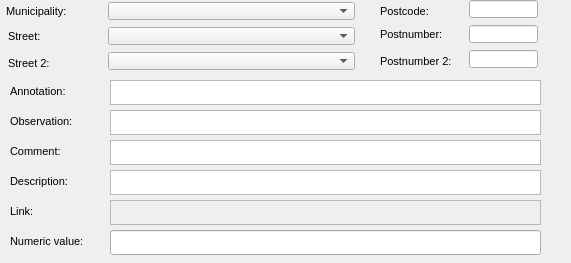
      <widget class="QWidget" name="page_38">
       <property name="geometry">
        <rect>
         <x>0</x>
         <y>0</y>
         <width>571</width>
         <height>263</height>
        </rect>
       </property>
       <attribute name="label">
        <string>Additional information</string>
       </attribute>
       <widget class="QTextEdit" name="comment">
        <property name="geometry">
         <rect>
          <x>110</x>
          <y>140</y>
          <width>431</width>
          <height>25</height>
         </rect>
        </property>
        <property name="frameShadow">
         <enum>QFrame::Sunken</enum>
        </property>
        <property name="lineWidth">
         <number>1</number>
        </property>
       </widget>
       <widget class="QLabel" name="label_comment">
        <property name="geometry">
         <rect>
          <x>10</x>
          <y>140</y>
          <width>90</width>
          <height>22</height>
         </rect>
        </property>
        <property name="font">
         <font>
          <pointsize>8</pointsize>
         </font>
        </property>
        <property name="frameShape">
         <enum>QFrame::NoFrame</enum>
        </property>
        <property name="frameShadow">
         <enum>QFrame::Plain</enum>
        </property>
        <property name="text">
         <string>Comment:</string>
        </property>
        <property name="textFormat">
         <enum>Qt::AutoText</enum>
        </property>
        <property name="scaledContents">
         <bool>false</bool>
        </property>
        <property name="alignment">
         <set>Qt::AlignLeading|Qt::AlignLeft|Qt::AlignVCenter</set>
        </property>
        <property name="margin">
         <number>3</number>
        </property>
       </widget>
       <widget class="QLabel" name="label_annotation">
        <property name="geometry">
         <rect>
          <x>10</x>
          <y>80</y>
          <width>90</width>
          <height>22</height>
         </rect>
        </property>
        <property name="font">
         <font>
          <pointsize>8</pointsize>
         </font>
        </property>
        <property name="frameShape">
         <enum>QFrame::NoFrame</enum>
        </property>
        <property name="frameShadow">
         <enum>QFrame::Plain</enum>
        </property>
        <property name="text">
         <string>Annotation:</string>
        </property>
        <property name="textFormat">
         <enum>Qt::AutoText</enum>
        </property>
        <property name="scaledContents">
         <bool>false</bool>
        </property>
        <property name="alignment">
         <set>Qt::AlignLeading|Qt::AlignLeft|Qt::AlignVCenter</set>
        </property>
        <property name="margin">
         <number>3</number>
        </property>
       </widget>
       <widget class="QTextEdit" name="annotation">
        <property name="geometry">
         <rect>
          <x>110</x>
          <y>80</y>
          <width>431</width>
          <height>25</height>
         </rect>
        </property>
        <property name="frameShape">
         <enum>QFrame::StyledPanel</enum>
        </property>
        <property name="frameShadow">
         <enum>QFrame::Raised</enum>
        </property>
       </widget>
       <widget class="QLabel" name="label_link">
        <property name="geometry">
         <rect>
          <x>10</x>
          <y>200</y>
          <width>90</width>
          <height>22</height>
         </rect>
        </property>
        <property name="font">
         <font>
          <pointsize>8</pointsize>
         </font>
        </property>
        <property name="frameShape">
         <enum>QFrame::NoFrame</enum>
        </property>
        <property name="frameShadow">
         <enum>QFrame::Plain</enum>
        </property>
        <property name="text">
         <string>Link:</string>
        </property>
        <property name="textFormat">
         <enum>Qt::AutoText</enum>
        </property>
        <property name="scaledContents">
         <bool>false</bool>
        </property>
        <property name="alignment">
         <set>Qt::AlignLeading|Qt::AlignLeft|Qt::AlignVCenter</set>
        </property>
        <property name="margin">
         <number>3</number>
        </property>
       </widget>
       <widget class="QLabel" name="label_observ">
        <property name="geometry">
         <rect>
          <x>10</x>
          <y>110</y>
          <width>90</width>
          <height>22</height>
         </rect>
        </property>
        <property name="font">
         <font>
          <pointsize>8</pointsize>
         </font>
        </property>
        <property name="frameShape">
         <enum>QFrame::NoFrame</enum>
        </property>
        <property name="frameShadow">
         <enum>QFrame::Plain</enum>
        </property>
        <property name="text">
         <string>Observation:</string>
        </property>
        <property name="textFormat">
         <enum>Qt::AutoText</enum>
        </property>
        <property name="scaledContents">
         <bool>false</bool>
        </property>
        <property name="alignment">
         <set>Qt::AlignLeading|Qt::AlignLeft|Qt::AlignVCenter</set>
        </property>
        <property name="margin">
         <number>3</number>
        </property>
       </widget>
       <widget class="QTextEdit" name="link">
        <property name="enabled">
         <bool>false</bool>
        </property>
        <property name="geometry">
         <rect>
          <x>110</x>
          <y>200</y>
          <width>431</width>
          <height>25</height>
         </rect>
        </property>
       </widget>
       <widget class="QTextEdit" name="observ">
        <property name="geometry">
         <rect>
          <x>110</x>
          <y>110</y>
          <width>431</width>
          <height>25</height>
         </rect>
        </property>
       </widget>
       <widget class="QLabel" name="label_descript">
        <property name="geometry">
         <rect>
          <x>10</x>
          <y>170</y>
          <width>91</width>
          <height>22</height>
         </rect>
        </property>
        <property name="font">
         <font>
          <pointsize>8</pointsize>
         </font>
        </property>
        <property name="frameShape">
         <enum>QFrame::NoFrame</enum>
        </property>
        <property name="frameShadow">
         <enum>QFrame::Plain</enum>
        </property>
        <property name="text">
         <string>Description:</string>
        </property>
        <property name="textFormat">
         <enum>Qt::AutoText</enum>
        </property>
        <property name="scaledContents">
         <bool>false</bool>
        </property>
        <property name="alignment">
         <set>Qt::AlignLeading|Qt::AlignLeft|Qt::AlignVCenter</set>
        </property>
        <property name="margin">
         <number>3</number>
        </property>
       </widget>
       <widget class="QTextEdit" name="descript">
        <property name="geometry">
         <rect>
          <x>110</x>
          <y>170</y>
          <width>431</width>
          <height>25</height>
         </rect>
        </property>
       </widget>
       <widget class="QLineEdit" name="numvalue">
        <property name="geometry">
         <rect>
          <x>110</x>
          <y>230</y>
          <width>431</width>
          <height>25</height>
         </rect>
        </property>
        <property name="echoMode">
         <enum>QLineEdit::Normal</enum>
        </property>
       </widget>
       <widget class="QLabel" name="label_num_value">
        <property name="geometry">
         <rect>
          <x>10</x>
          <y>230</y>
          <width>90</width>
          <height>22</height>
         </rect>
        </property>
        <property name="font">
         <font>
          <pointsize>8</pointsize>
         </font>
        </property>
        <property name="frameShape">
         <enum>QFrame::NoFrame</enum>
        </property>
        <property name="frameShadow">
         <enum>QFrame::Plain</enum>
        </property>
        <property name="text">
         <string>Numeric value:</string>
        </property>
        <property name="textFormat">
         <enum>Qt::AutoText</enum>
        </property>
        <property name="scaledContents">
         <bool>false</bool>
        </property>
        <property name="alignment">
         <set>Qt::AlignLeading|Qt::AlignLeft|Qt::AlignVCenter</set>
        </property>
        <property name="margin">
         <number>3</number>
        </property>
       </widget>
       <widget class="QLabel" name="label_muni_id">
        <property name="geometry">
         <rect>
          <x>6</x>
          <y>0</y>
          <width>90</width>
          <height>22</height>
         </rect>
        </property>
        <property name="font">
         <font>
          <pointsize>8</pointsize>
         </font>
        </property>
        <property name="frameShape">
         <enum>QFrame::NoFrame</enum>
        </property>
        <property name="frameShadow">
         <enum>QFrame::Plain</enum>
        </property>
        <property name="text">
         <string>Municipality:</string>
        </property>
        <property name="textFormat">
         <enum>Qt::AutoText</enum>
        </property>
        <property name="scaledContents">
         <bool>false</bool>
        </property>
        <property name="alignment">
         <set>Qt::AlignLeading|Qt::AlignLeft|Qt::AlignVCenter</set>
        </property>
        <property name="margin">
         <number>3</number>
        </property>
       </widget>
       <widget class="QComboBox" name="muni_id">
        <property name="geometry">
         <rect>
          <x>108</x>
          <y>2</y>
          <width>247</width>
          <height>18</height>
         </rect>
        </property>
        <property name="font">
         <font>
          <pointsize>8</pointsize>
         </font>
        </property>
       </widget>
       <widget class="QComboBox" name="streetaxis_id">
        <property name="geometry">
         <rect>
          <x>108</x>
          <y>27</y>
          <width>247</width>
          <height>18</height>
         </rect>
        </property>
        <property name="font">
         <font>
          <pointsize>8</pointsize>
         </font>
        </property>
       </widget>
       <widget class="QComboBox" name="streetaxis2_id">
        <property name="geometry">
         <rect>
          <x>108</x>
          <y>52</y>
          <width>247</width>
          <height>18</height>
         </rect>
        </property>
        <property name="font">
         <font>
          <pointsize>8</pointsize>
         </font>
        </property>
       </widget>
       <widget class="QLabel" name="label_postnumber">
        <property name="geometry">
         <rect>
          <x>380</x>
          <y>23</y>
          <width>83</width>
          <height>22</height>
         </rect>
        </property>
        <property name="font">
         <font>
          <pointsize>8</pointsize>
         </font>
        </property>
        <property name="frameShape">
         <enum>QFrame::NoFrame</enum>
        </property>
        <property name="frameShadow">
         <enum>QFrame::Plain</enum>
        </property>
        <property name="text">
         <string>Postnumber:</string>
        </property>
        <property name="textFormat">
         <enum>Qt::AutoText</enum>
        </property>
        <property name="scaledContents">
         <bool>false</bool>
        </property>
        <property name="alignment">
         <set>Qt::AlignLeading|Qt::AlignLeft|Qt::AlignVCenter</set>
        </property>
        <property name="margin">
         <number>3</number>
        </property>
       </widget>
       <widget class="QLabel" name="label_streetaxis2_id">
        <property name="geometry">
         <rect>
          <x>8</x>
          <y>52</y>
          <width>83</width>
          <height>22</height>
         </rect>
        </property>
        <property name="font">
         <font>
          <pointsize>8</pointsize>
         </font>
        </property>
        <property name="frameShape">
         <enum>QFrame::NoFrame</enum>
        </property>
        <property name="frameShadow">
         <enum>QFrame::Plain</enum>
        </property>
        <property name="text">
         <string>Street 2:</string>
        </property>
        <property name="textFormat">
         <enum>Qt::AutoText</enum>
        </property>
        <property name="scaledContents">
         <bool>false</bool>
        </property>
        <property name="alignment">
         <set>Qt::AlignLeading|Qt::AlignLeft|Qt::AlignVCenter</set>
        </property>
        <property name="margin">
         <number>3</number>
        </property>
       </widget>
       <widget class="QLabel" name="label_postcode">
        <property name="geometry">
         <rect>
          <x>380</x>
          <y>0</y>
          <width>83</width>
          <height>22</height>
         </rect>
        </property>
        <property name="font">
         <font>
          <pointsize>8</pointsize>
         </font>
        </property>
        <property name="frameShape">
         <enum>QFrame::NoFrame</enum>
        </property>
        <property name="frameShadow">
         <enum>QFrame::Plain</enum>
        </property>
        <property name="text">
         <string>Postcode:</string>
        </property>
        <property name="textFormat">
         <enum>Qt::AutoText</enum>
        </property>
        <property name="scaledContents">
         <bool>false</bool>
        </property>
        <property name="alignment">
         <set>Qt::AlignLeading|Qt::AlignLeft|Qt::AlignVCenter</set>
        </property>
        <property name="margin">
         <number>3</number>
        </property>
       </widget>
       <widget class="QLabel" name="label_streetaxis_id">
        <property name="geometry">
         <rect>
          <x>8</x>
          <y>25</y>
          <width>99</width>
          <height>22</height>
         </rect>
        </property>
        <property name="font">
         <font>
          <pointsize>8</pointsize>
         </font>
        </property>
        <property name="frameShape">
         <enum>QFrame::NoFrame</enum>
        </property>
        <property name="frameShadow">
         <enum>QFrame::Plain</enum>
        </property>
        <property name="text">
         <string>Street:</string>
        </property>
        <property name="textFormat">
         <enum>Qt::AutoText</enum>
        </property>
        <property name="scaledContents">
         <bool>false</bool>
        </property>
        <property name="alignment">
         <set>Qt::AlignLeading|Qt::AlignLeft|Qt::AlignVCenter</set>
        </property>
        <property name="margin">
         <number>3</number>
        </property>
       </widget>
       <widget class="QLineEdit" name="postnumber">
        <property name="geometry">
         <rect>
          <x>469</x>
          <y>25</y>
          <width>69</width>
          <height>18</height>
         </rect>
        </property>
        <property name="font">
         <font>
          <pointsize>8</pointsize>
         </font>
        </property>
        <property name="inputMask">
         <string/>
        </property>
        <property name="text">
         <string/>
        </property>
        <property name="frame">
         <bool>true</bool>
        </property>
       </widget>
       <widget class="QLineEdit" name="postnumber2">
        <property name="geometry">
         <rect>
          <x>469</x>
          <y>50</y>
          <width>69</width>
          <height>18</height>
         </rect>
        </property>
        <property name="font">
         <font>
          <pointsize>8</pointsize>
         </font>
        </property>
        <property name="inputMask">
         <string/>
        </property>
        <property name="text">
         <string/>
        </property>
        <property name="frame">
         <bool>true</bool>
        </property>
       </widget>
       <widget class="QLineEdit" name="postcode">
        <property name="geometry">
         <rect>
          <x>469</x>
          <y>0</y>
          <width>69</width>
          <height>18</height>
         </rect>
        </property>
        <property name="font">
         <font>
          <pointsize>8</pointsize>
         </font>
        </property>
        <property name="inputMask">
         <string/>
        </property>
        <property name="text">
         <string/>
        </property>
        <property name="frame">
         <bool>true</bool>
        </property>
       </widget>
       <widget class="QLabel" name="label_postnumber2">
        <property name="geometry">
         <rect>
          <x>380</x>
          <y>50</y>
          <width>85</width>
          <height>22</height>
         </rect>
        </property>
        <property name="font">
         <font>
          <pointsize>8</pointsize>
         </font>
        </property>
        <property name="frameShape">
         <enum>QFrame::NoFrame</enum>
        </property>
        <property name="frameShadow">
         <enum>QFrame::Plain</enum>
        </property>
        <property name="text">
         <string>Postnumber 2:</string>
        </property>
        <property name="textFormat">
         <enum>Qt::AutoText</enum>
        </property>
        <property name="scaledContents">
         <bool>false</bool>
        </property>
        <property name="alignment">
         <set>Qt::AlignLeading|Qt::AlignLeft|Qt::AlignVCenter</set>
        </property>
        <property name="margin">
         <number>3</number>
        </property>
       </widget>
      </widget>
